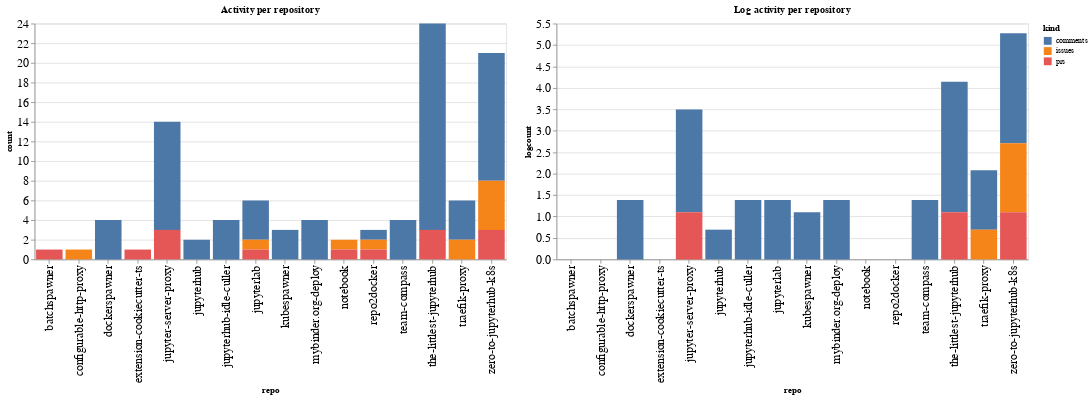

The cell this chart's notebook holds for it:
### Code cell
ch1 = alt.Chart(repo_summaries, width=600, title="Activity per repository").mark_bar().encode(
    x='repo',
    y='count',
    color='kind',
    tooltip="kind"
)

ch2 = alt.Chart(repo_summaries, width=600, title="Log activity per repository").mark_bar().encode(
    x='repo',
    y='logcount',
    color='kind',
    tooltip="kind"
)

ch1 | ch2

### Figure 1 — Vega-Lite specification as saved in the notebook (floating-point values rounded to 4 significant figures)
{"config": {"axisLeft": {"labelFontSize": 15}, "axisBottom": {"labelFontSize": 15}}, "hconcat": [{"mark": "bar", "encoding": {"color": {"type": "nominal", "field": "kind"}, "tooltip": {"type": "nominal", "field": "kind"}, "x": {"type": "nominal", "field": "repo"}, "y": {"type": "quantitative", "field": "count"}}, "title": "Activity per repository", "width": 600}, {"mark": "bar", "encoding": {"color": {"type": "nominal", "field": "kind"}, "tooltip": {"type": "nominal", "field": "kind"}, "x": {"type": "nominal", "field": "repo"}, "y": {"type": "quantitative", "field": "logcount"}}, "title": "Log activity per repository", "width": 600}], "data": {"name": "data-63dc58d0fd4e7b95abeecb3d0057b110"}, "$schema": "https://vega.github.io/schema/vega-lite/v4.8.1.json", "datasets": {"data-63dc58d0fd4e7b95abeecb3d0057b110": [{"repo": "batchspawner", "kind": "prs", "count": 1, "logcount": 0.0}, {"repo": "configurable-http-proxy", "kind": "issues", "count": 1, "logcount": 0.0}, {"repo": "dockerspawner", "kind": "comments", "count": 4, "logcount": 1.386}, {"repo": "extension-cookiecutter-ts", "kind": "prs", "count": 1, "logcount": 0.0}, {"repo": "jupyter-server-proxy", "kind": "comments", "count": 11, "logcount": 2.398}, {"repo": "jupyter-server-proxy", "kind": "prs", "count": 3, "logcount": 1.099}, {"repo": "jupyterhub", "kind": "comments", "count": 2, "logcount": 0.6931}, {"repo": "jupyterhub-idle-culler", "kind": "comments", "count": 4, "logcount": 1.386}, {"repo": "jupyterlab", "kind": "comments", "count": 4, "logcount": 1.386}, {"repo": "jupyterlab", "kind": "issues", "count": 1, "logcount": 0.0}, {"repo": "jupyterlab", "kind": "prs", "count": 1, "logcount": 0.0}, {"repo": "kubespawner", "kind": "comments", "count": 3, "logcount": 1.099}, {"repo": "mybinder.org-deploy", "kind": "comments", "count": 4, "logcount": 1.386}, {"repo": "notebook", "kind": "issues", "count": 1, "logcount": 0.0}, {"repo": "notebook", "kind": "prs", "count": 1, "logcount": 0.0}, {"repo": "repo2docker", "kind": "comments", "count": 1, "logcount": 0.0}, {"repo": "repo2docker", "kind": "issues", "count": 1, "logcount": 0.0}, {"repo": "repo2docker", "kind": "prs", "count": 1, "logcount": 0.0}, {"repo": "team-compass", "kind": "comments", "count": 4, "logcount": 1.386}, {"repo": "the-littlest-jupyterhub", "kind": "comments", "count": 21, "logcount": 3.045}, {"repo": "the-littlest-jupyterhub", "kind": "prs", "count": 3, "logcount": 1.099}, {"repo": "traefik-proxy", "kind": "comments", "count": 4, "logcount": 1.386}, {"repo": "traefik-proxy", "kind": "issues", "count": 2, "logcount": 0.6931}, {"repo": "zero-to-jupyterhub-k8s", "kind": "comments", "count": 13, "logcount": 2.565}, {"repo": "zero-to-jupyterhub-k8s", "kind": "issues", "count": 5, "logcount": 1.609}, {"repo": "zero-to-jupyterhub-k8s", "kind": "prs", "count": 3, "logcount": 1.099}]}}
